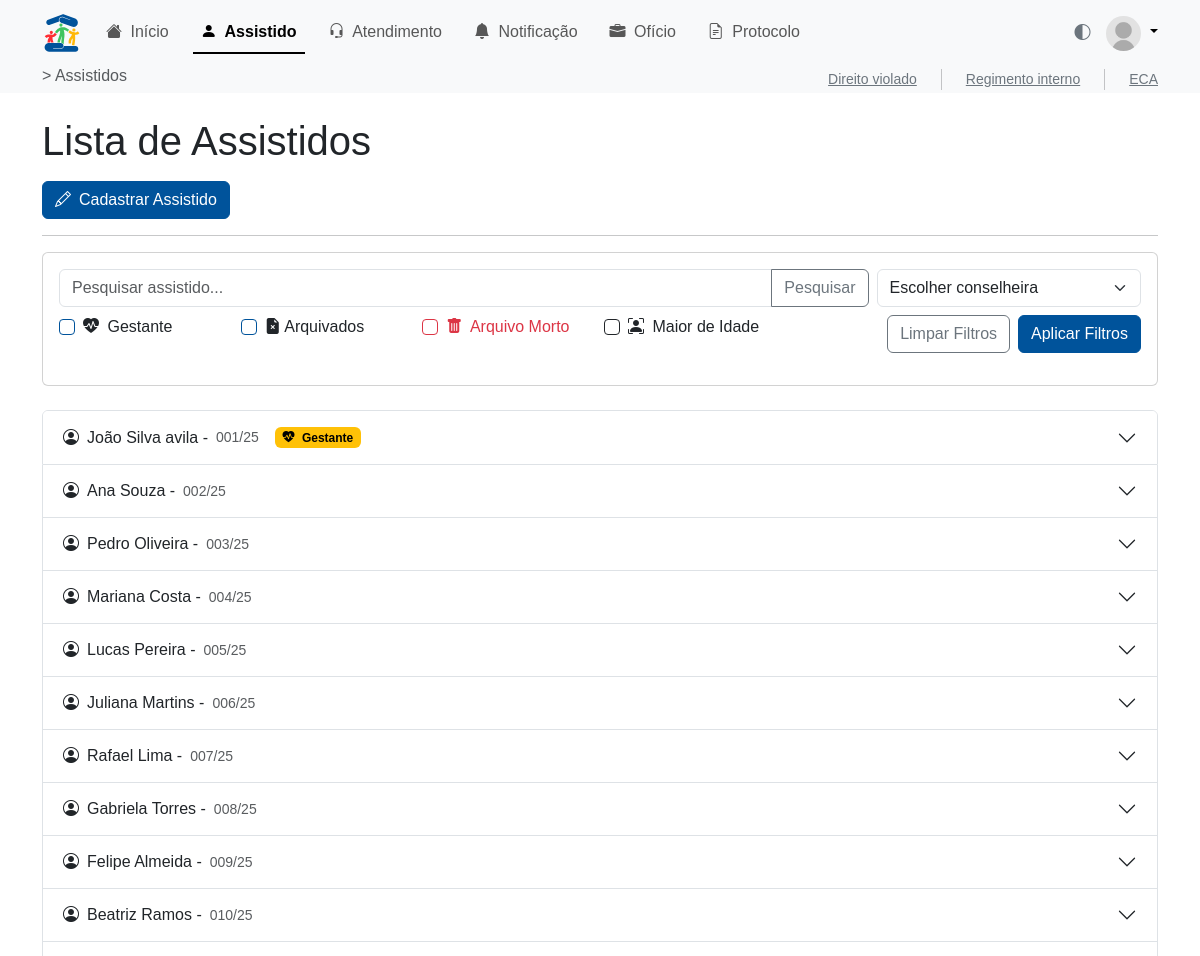
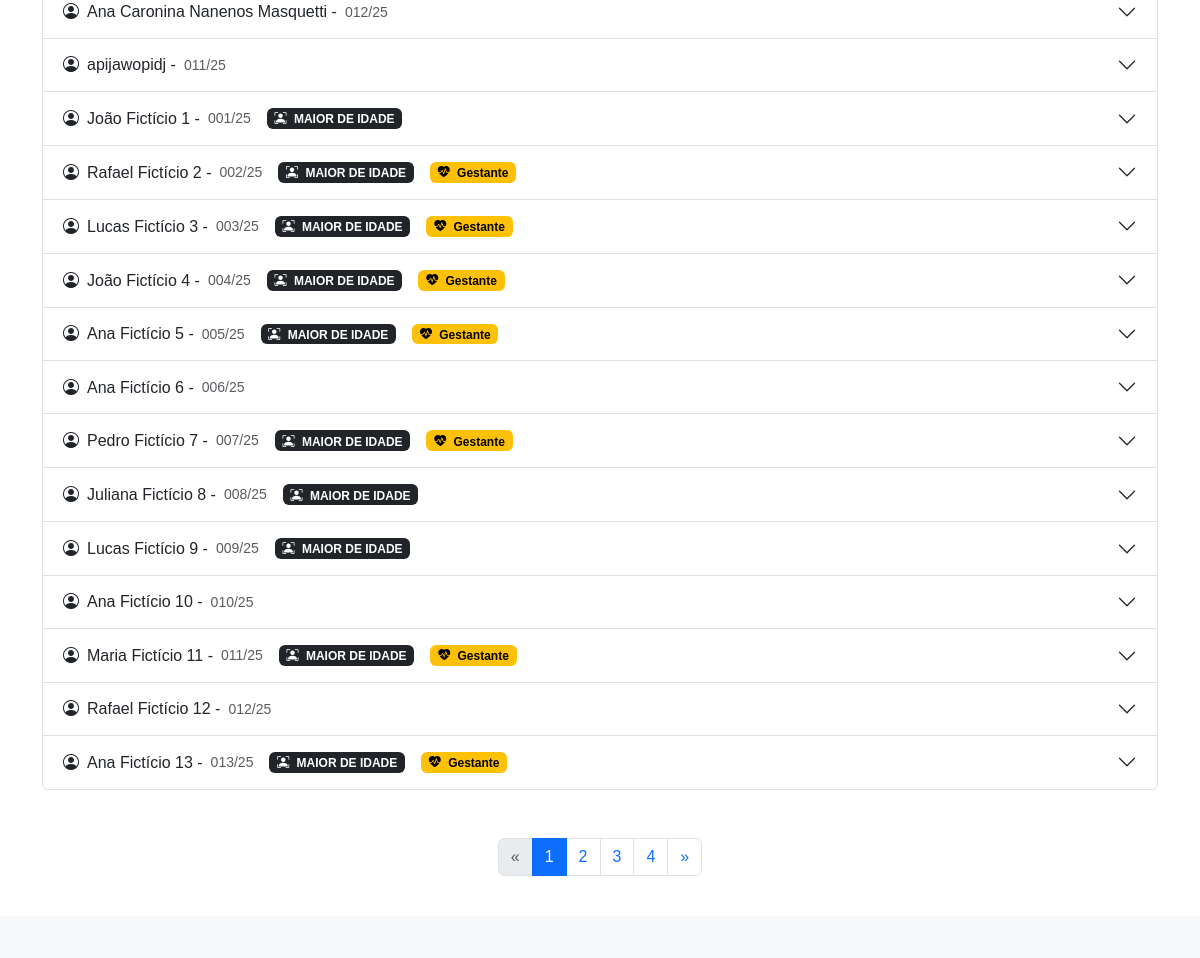
Page /assistido/ (upper part) on the earlier database version (2 pictures, top to bottom).
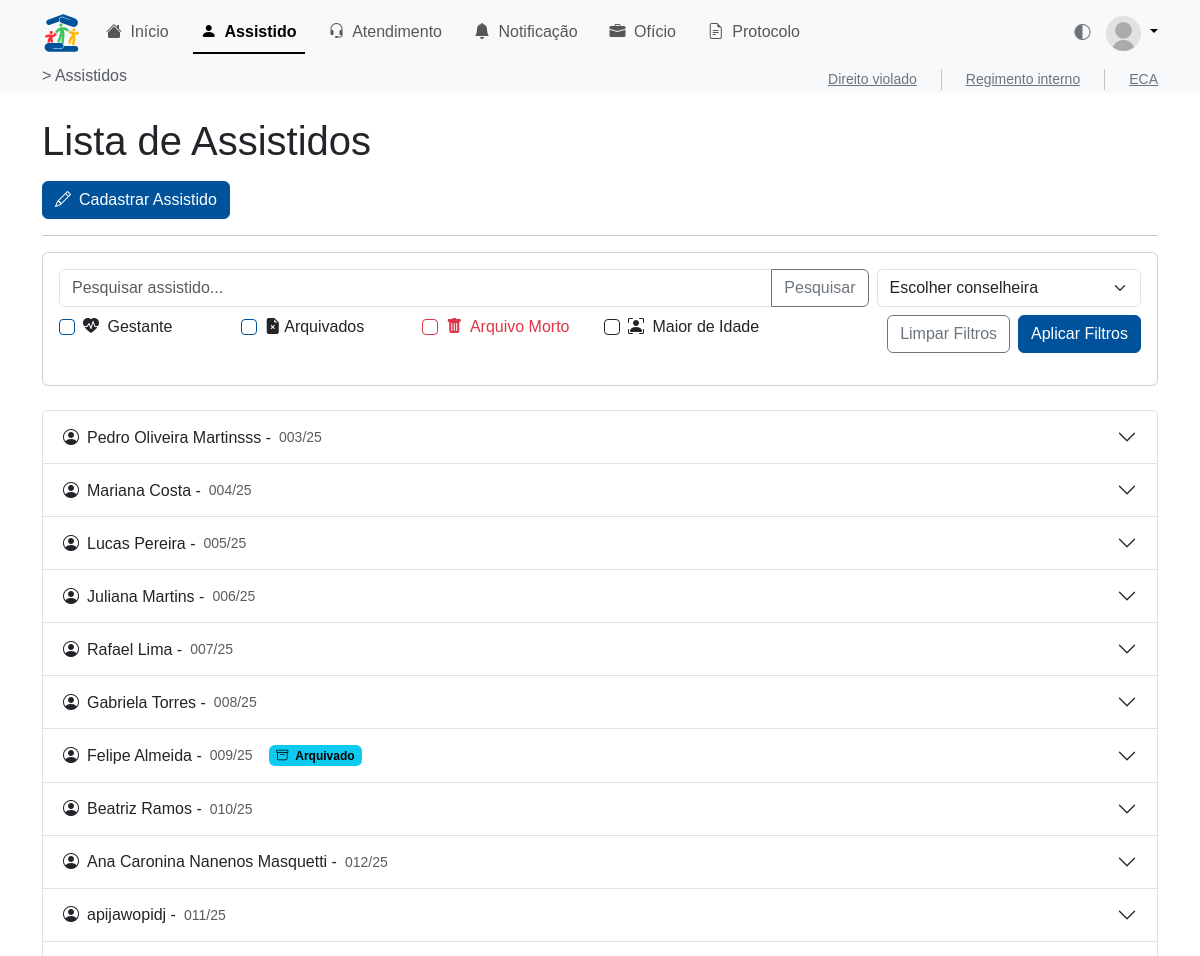
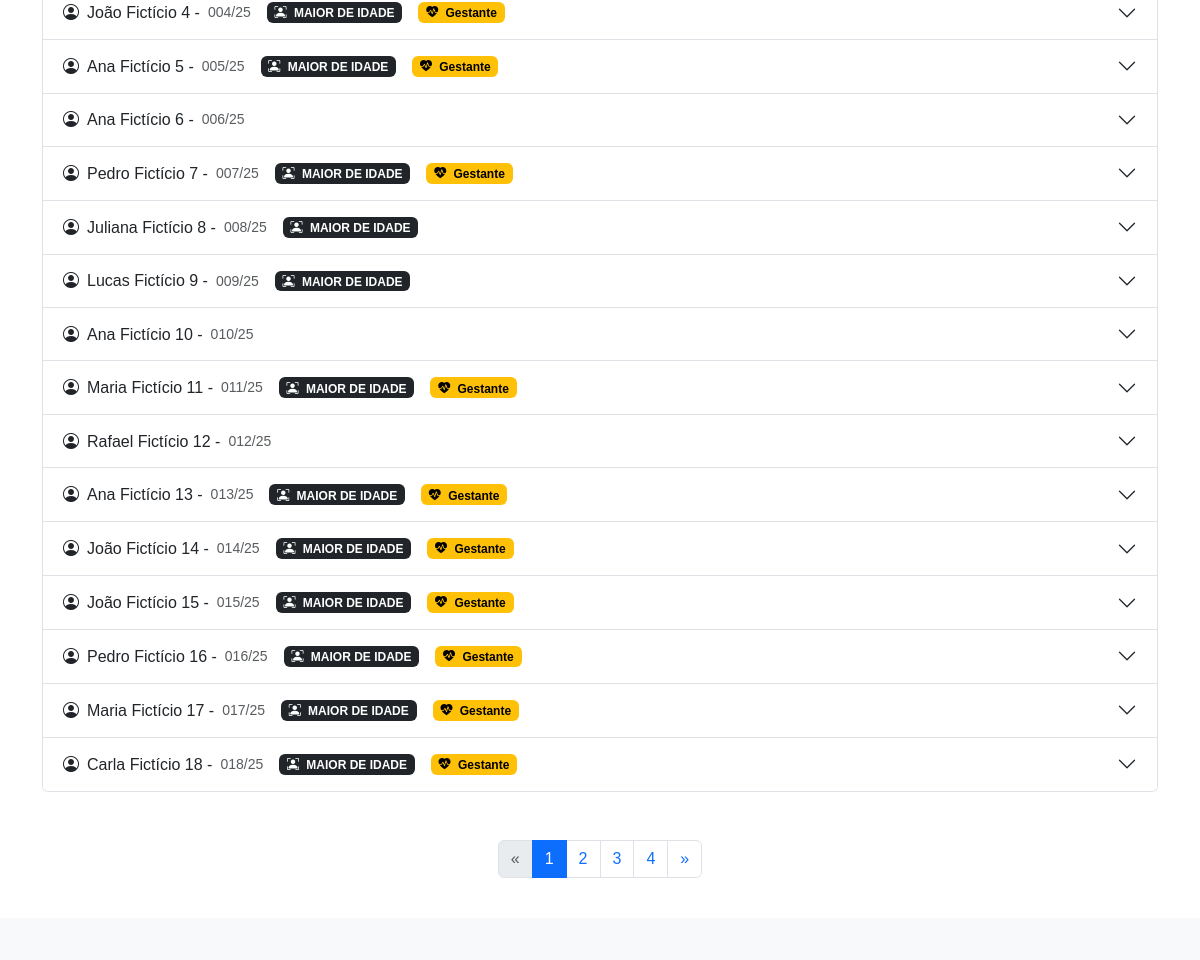
Same page on the later database version (2 pictures, top to bottom).
### assistido/models.py (models this page shows, shortened)
class Assistido(models.Model):
    id_assist = models.AutoField(primary_key=True)
    nmcompleto_assist = models.CharField(max_length=255)
    numero_assist = models.CharField(max_length=50, blank=True, null=True)
    dn_assist = models.DateField(blank=True, null=True)  # Data de nascimento
    nmgenitor_assist = models.CharField(max_length=255, blank=True, null=True)
    nmgenitora_assist = models.CharField(max_length=255, blank=True, null=True)
    DTCADASTRO = models.DateTimeField(auto_now_add=True, verbose_name='Data de Cadastro')
    TIPOS_RESPONSAVEL = [
        ("tio", "Tio"),
        ("tia", "Tia"),
        ("avo", "Avô/Avó"),
        ("primo", "Primo/Prima"),
        ("outro", "Outro"),
    ]
    nmresponsavel_assist = models.CharField(
        max_length=50, choices=TIPOS_RESPONSAVEL, default="outro"
    )
    outro_responsavel = models.CharField(
        max_length=255, blank=True, null=True,
        help_text="Preencher se o tipo do responsável for 'Outro'."
    )
    escola_assist = models.CharField(max_length=255, blank=True, null=True)
    rua_assist = models.CharField(max_length=255, blank=True, null=True)
    bairro_assist = models.CharField(max_length=100, blank=True, null=True)
    cidade_assist = models.CharField(max_length=100, blank=True, null=True)
    numerocasa_assist = models.CharField(max_length=20, blank=True, null=True)
    id_conselheira = models.ForeignKey(
        Conselheira,
        on_delete=models.SET_NULL,
        null=True,
        blank=True,
        related_name='assistidos'
    )
    gestante_assist = models.BooleanField(default=False)
    arquivomorto_assist = models.BooleanField(default=False)
    arquivado_assist = models.BooleanField(default=False)
    filaarquivomorto_assist = models.BooleanField(default=False)
    dtarquivomorto_assist = models.DateField(blank=True, null=True)

### assistido/views.py (the view)
# urls.py: path('', views.assistido_view, name='assistidos'),
def assistido_view(request):
    from usuario.models import Conselheira
    q = request.GET.get('q', '').strip()
    conselheira_id = request.GET.get('conselheira')
    gestante = request.GET.get('gestante') == 'on'
    arquivado = request.GET.get('arquivado') == 'on'
    arquivomorto = request.GET.get('arquivomorto') == 'on'
    maior_idade = request.GET.get('maior_idade') == 'on'
    assistidos_qs = Assistido.objects.all()
    if q:
        assistidos_qs = assistidos_qs.filter(nmcompleto_assist__icontains=q)
    if conselheira_id and conselheira_id.isdigit():
        assistidos_qs = assistidos_qs.filter(id_conselheira_id=int(conselheira_id))
    if gestante:
        assistidos_qs = assistidos_qs.filter(gestante_assist=True)
    if arquivado:
        assistidos_qs = assistidos_qs.filter(arquivado_assist=True)
    if arquivomorto:
        assistidos_qs = assistidos_qs.filter(arquivomorto_assist=True)
    if maior_idade:
        from datetime import date
        hoje = date.today()
        data_limite = date(hoje.year - 18, hoje.month, hoje.day)
        assistidos_qs = assistidos_qs.filter(dn_assist__lte=data_limite)
    from django.core.paginator import Paginator, EmptyPage, PageNotAnInteger
    page = request.GET.get('page', 1)
    paginator = Paginator(assistidos_qs, 25)
    try:
        assistidos = paginator.page(page)
    except PageNotAnInteger:
        assistidos = paginator.page(1)
    except EmptyPage:
        assistidos = paginator.page(paginator.num_pages)
    conselheiras = Conselheira.objects.all()
    return render(request, 'assistido/assistidos.html', {
        'pagina_atual': 'assistidos',
        'page_title': 'Assistidos',
        'assistidos': assistidos,
        'conselheiras': conselheiras,
        'request': request
    })

### assistido/templatetags/assistido_extras.py (called while the page is built)
@register.filter
def age(value):
    if not value:
        return ''
    today = date.today()
    try:
        return today.year - value.year - ((today.month, today.day) < (value.month, value.day))
    except Exception:
        return ''

@register.filter
def format_telefone(value):
    if not value:
        return ''
    num = re.sub(r'\D', '', value)
    if num.startswith('55'):
        num = num[2:]
    if len(num) == 11:
        return f'{num[0:2]} {num[2:7]}-{num[7:]}'
    elif len(num) == 10:
        return f'{num[0:2]} {num[2:6]}-{num[6:]}'
    elif len(num) == 9:
        return f'{num[0:5]}-{num[5:]}'
    elif len(num) == 8:
        return f'{num[0:4]}-{num[4:]}'
    return value

### assistido/templates/assistido/assistidos.html (shortened to what the changed rows need)
{% extends 'base.html' %}
{% load assistido_extras %}
{% block content %}
<main style="min-height: 57em;">
  <div class="container my-4">
    <h1 class="mb-3">Lista de Assistidos</h1>
    <div class="accordion" id="assistidosAccordion">
      {% for a in assistidos %}
      <div class="accordion-item">
        <h2 class="accordion-header" id="heading{{ a.id_assist }}">
          <button class="accordion-button collapsed" type="button" data-bs-toggle="collapse"
            data-bs-target="#collapse{{ a.id_assist }}" aria-expanded="false" aria-controls="collapse{{ a.id_assist }}">
            <i class="bi bi-person-circle me-2"></i>
            {{ a.nmcompleto_assist }} - <small class="text-muted ms-2">{{ a.numero_assist }}/{{ a.DTCADASTRO|date:'y' }}</small>
            {% if a.dn_assist and a.dn_assist|age >= 18 %}
              <span class="badge text-bg-dark ms-3">
                <i class="bi bi-person-bounding-box me-1"></i>
                MAIOR DE IDADE
              </span>
            {% endif %}
            {% if a.gestante_assist %}
              <span class="badge text-bg-warning ms-3">
                <i class="bi bi-heart-pulse-fill me-1"></i>
                Gestante
              </span>
            {% endif %}
            {% if a.arquivado_assist %}
              <span class="badge text-bg-info ms-3">
                <i class="bi bi-archive me-1"></i>
                Arquivado
              </span>
            {% endif %}
          </button>
        </h2>
      </div>
      {% empty %}
      <p class="text-muted">Nenhum assistido encontrado.</p>
      {% endfor %}
    </div>
      <div class="d-flex justify-content-center mt-5 w-100">
        <nav>
          <ul class="pagination">
            {% for num in assistidos.paginator.page_range %}
              <li class="page-item {% if assistidos.number == num %}active{% endif %}">
                <a class="page-link" href="?page={{ num }}">{{ num }}</a>
              </li>
            {% endfor %}
          </ul>
        </nav>
      </div>
  </div>
</main>
{% endblock %}

Differences in the rows shown:
removed Assistido: nmcompleto_assist "João Silva avila", numero_assist "001", DTCADASTRO "25", gestante_assist True (drawn)
removed Assistido: nmcompleto_assist "Ana Souza", numero_assist "002", DTCADASTRO "25"
removed Assistido: nmcompleto_assist "João Fictício 1", numero_assist "001", DTCADASTRO "25", dn_assist "1995-04-30" (drawn)
removed Assistido: nmcompleto_assist "Rafael Fictício 2", numero_assist "002", DTCADASTRO "25", dn_assist "2006-06-16" (drawn), gestante_assist True (drawn)
removed Assistido: nmcompleto_assist "Lucas Fictício 3", numero_assist "003", DTCADASTRO "25", dn_assist "2001-03-19" (drawn), gestante_assist True (drawn)
changed Assistido: nmcompleto_assist "Pedro Oliveira" → "Pedro Oliveira Martinsss"
changed Assistido "Felipe Almeida": now shows "Arquivado"
now on this page (row unchanged): Assistido: nmcompleto_assist "João Fictício 14", numero_assist "014", DTCADASTRO "25", dn_assist "2001-09-09" (drawn), gestante_assist True (drawn)
now on this page (row unchanged): Assistido: nmcompleto_assist "João Fictício 15", numero_assist "015", DTCADASTRO "25", dn_assist "1994-10-01" (drawn), gestante_assist True (drawn)
now on this page (row unchanged): Assistido: nmcompleto_assist "Pedro Fictício 16", numero_assist "016", DTCADASTRO "25", dn_assist "1988-03-22" (drawn), gestante_assist True (drawn)
now on this page (row unchanged): Assistido: nmcompleto_assist "Maria Fictício 17", numero_assist "017", DTCADASTRO "25", dn_assist "1998-11-21" (drawn), gestante_assist True (drawn)
now on this page (row unchanged): Assistido: nmcompleto_assist "Carla Fictício 18", numero_assist "018", DTCADASTRO "25", dn_assist "2006-10-26" (drawn), gestante_assist True (drawn)
